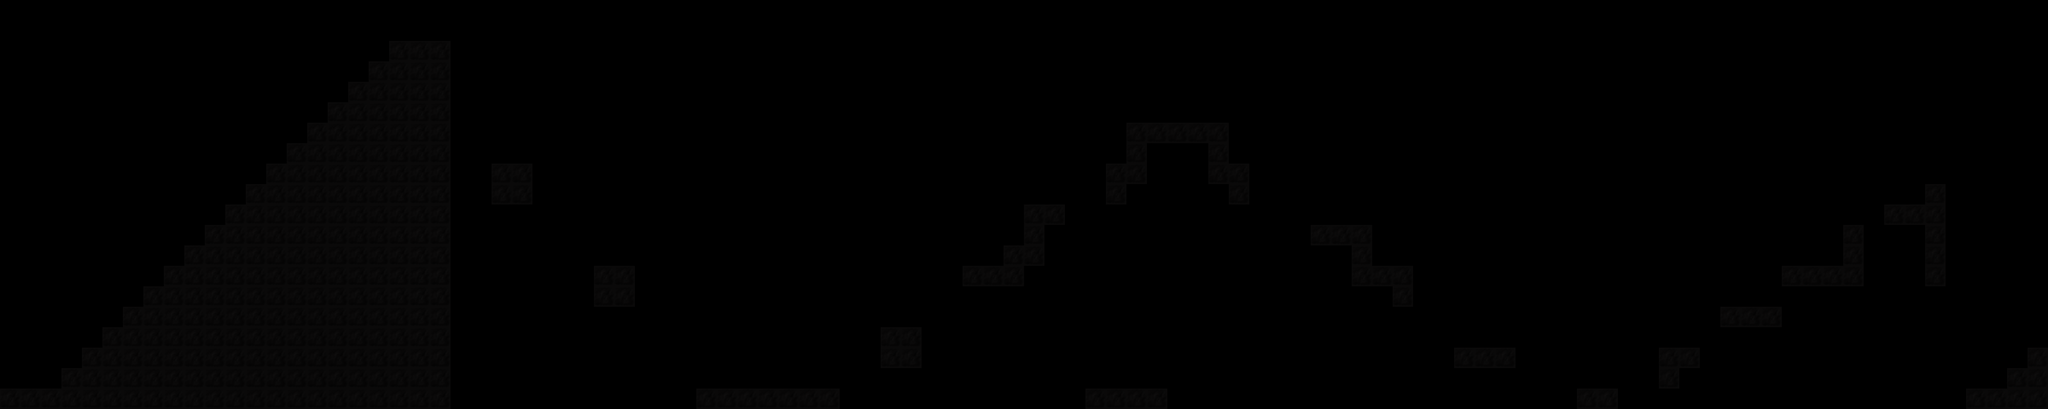

A level layout from a 2D game, rendered from its tile map. Below: a short description, then the map file with tile-grid data replaced by summaries:
An orthogonal 100x20 tile map with 128x128 px tiles, 1 tile layer (Tile Layer 1).

<map version="1.0" orientation="orthogonal" width="100" height="20" tilewidth="128" tileheight="128">
 <tileset firstgid="1" name="Tiles" tilewidth="128" tileheight="128">
  <image source="../images/Tiles.png" trans="4b4b4b" width="128" height="1024" />
 </tileset>
 <layer name="Tile Layer 1" width="100" height="20">
  <data>[2000 cells, 292 non-empty, 1 distinct tile ids]</data>
 </layer>
</map>
